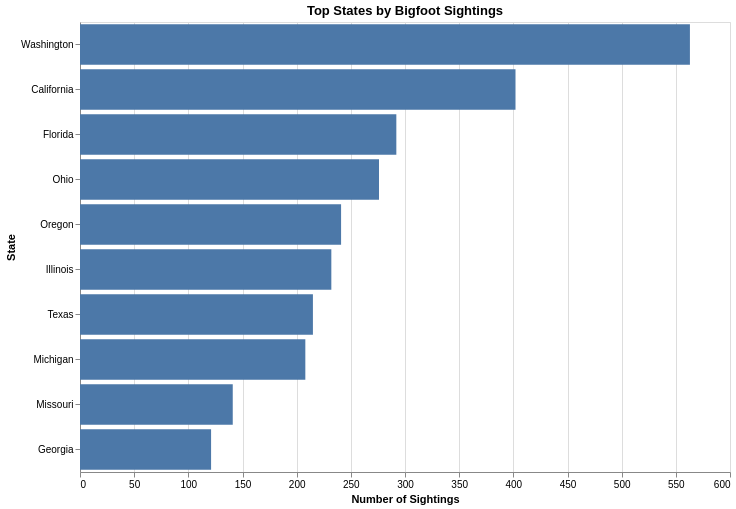

The notebook cell saved with this chart:
### Markdown cell above
### 5-1. Adding Interactivity

I added a **slider** to let users choose how many states to display. This makes it easier to compare the states with the highest number of reported sightings.

### Code cell
# Create a slider to select the number of states
top_n_slider = alt.binding_range(
    min=5,
    max=20,
    step=1,
    name="Number of States: "
)

# Set the initial number of states
top_n = alt.param(value=10, bind=top_n_slider)

# Rank states by the number of sightings
chart2_interactive = alt.Chart(state_counts).transform_window(                    #Referred to: https://altair-viz.github.io/user_guide/transform/window.html & https://altair-viz.github.io/user_guide/generated/core/altair.WindowTransform.html
    rank="row_number()",
    sort=[alt.SortField("count", order="descending")]
).transform_filter(
    alt.datum.rank <= top_n
).mark_bar().encode(
    x=alt.X("count:Q", title="Number of Sightings"),
    y=alt.Y("state:N", sort="-x", title="State"),
    tooltip=["state:N", "count:Q"]
).add_params(
    top_n
).properties(
    title="Top States by Bigfoot Sightings",
    width=650,
    height=450
)

chart2_interactive

### Figure 1 — Vega-Lite specification as saved in the notebook (floating-point values rounded to 4 significant figures)
{"config": {"view": {"continuousWidth": 300, "continuousHeight": 300}}, "data": {"name": "data-1c68976a1e056cb4c8c9ab431045039c"}, "mark": {"type": "bar"}, "encoding": {"tooltip": [{"field": "state", "type": "nominal"}, {"field": "count", "type": "quantitative"}], "x": {"field": "count", "title": "Number of Sightings", "type": "quantitative"}, "y": {"field": "state", "sort": "-x", "title": "State", "type": "nominal"}}, "height": 450, "params": [{"name": "param_2", "bind": {"input": "range", "max": 20, "min": 5, "name": "Number of States: ", "step": 1}, "value": 10}], "title": "Top States by Bigfoot Sightings", "transform": [{"window": [{"op": "row_number", "field": "", "as": "rank"}], "sort": [{"field": "count", "order": "descending"}]}, {"filter": "(datum.rank <= param_2)"}], "width": 650, "$schema": "https://vega.github.io/schema/vega-lite/v5.20.1.json", "datasets": {"data-1c68976a1e056cb4c8c9ab431045039c": [{"state": "Washington", "count": 563}, {"state": "California", "count": 402}, {"state": "Florida", "count": 292}, {"state": "Ohio", "count": 276}, {"state": "Oregon", "count": 241}, {"state": "Illinois", "count": 232}, {"state": "Texas", "count": 215}, {"state": "Michigan", "count": 208}, {"state": "Missouri", "count": 141}, {"state": "Georgia", "count": 121}, {"state": "Colorado", "count": 121}, {"state": "Kentucky", "count": 112}, {"state": "Pennsylvania", "count": 111}, {"state": "New York", "count": 102}, {"state": "West Virginia", "count": 100}, {"state": "Arkansas", "count": 95}, {"state": "Alabama", "count": 91}, {"state": "Tennessee", "count": 91}, {"state": "Oklahoma", "count": 85}, {"state": "Arizona", "count": 84}, {"state": "Idaho", "count": 81}, {"state": "Wisconsin", "count": 80}, {"state": "North Carolina", "count": 79}, {"state": "Indiana", "count": 75}, {"state": "Virginia", "count": 72}, {"state": "Minnesota", "count": 69}, {"state": "New Jersey", "count": 63}, {"state": "Utah", "count": 57}, {"state": "Iowa", "count": 56}, {"state": "Montana", "count": 45}, {"state": "Kansas", "count": 42}, {"state": "New Mexico", "count": 40}, {"state": "Louisiana", "count": 40}, {"state": "South Carolina", "count": 38}, {"state": "Maryland", "count": 34}, {"state": "Massachusetts", "count": 27}, {"state": "Wyoming", "count": 27}, {"state": "Mississippi", "count": 21}, {"state": "Alaska", "count": 20}, {"state": "Nebraska", "count": 15}, {"state": "Connecticut", "count": 15}, {"state": "Maine", "count": 14}, {"state": "New Hampshire", "count": 13}, {"state": "South Dakota", "count": 11}, {"state": "Vermont", "count": 9}, {"state": "Nevada", "count": 7}, {"state": "Delaware", "count": 5}, {"state": "Rhode Island", "count": 5}, {"state": "North Dakota", "count": 4}]}}
